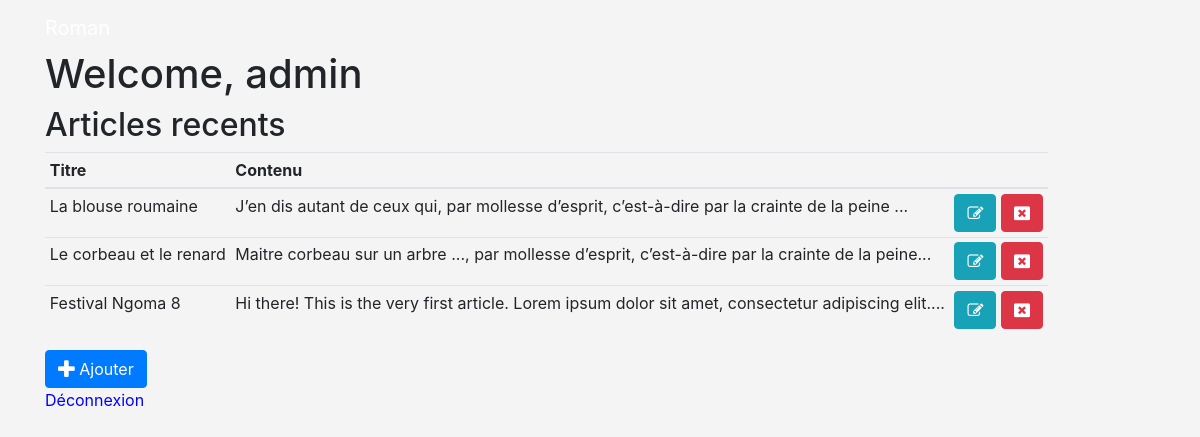
The app's page /index.php?action=admin (signed in) with its own data.
### tables this page shows
create table t_post (
    pst_id integer not null primary key auto_increment,
    pst_auth integer not null,
    pst_title varchar(150) not null,
    pst_content text not null,
    pst_date datetime not null,
    constraint fk_pst_auth foreign key(pst_auth) references t_auth(auth_id) ON DELETE CASCADE
);

### controller/backend.php (called while the page is built, shortened)
<?php
require_once('model/PostManager.php');
function callAdmin() {
  $postManager = new PostManager();
  $posts = $postManager->getPosts();
require('view/backend/adminView.php');
}

### model/PostManager.php (called while the page is built, shortened)
<?php
class PostManager extends Manager
{
  public function getPosts()
  {
    $db_conct = $this->dbConnect();
    $stmt = $db_conct->query('SELECT p.pst_id, a.auth_full_name, a.auth_bio, p.pst_title, p.pst_content, DATE_FORMAT(pst_date, \'%d %M %Y\') AS pst_date_fr
    FROM t_post p
    INNER JOIN t_auth a
    ORDER BY pst_date DESC LIMIT 1, 5');
    return $stmt;
  }
}

### view/backend/adminView.php (the view, shortened to what this page needs)
<h1>Welcome, <?php echo $_SESSION['username']; ?></h1>
<h2>Articles recents</h2>
<table class="table table-hover table-sm table-responsive">
    <thead class="thead-default">
      <tr>
        <th>Titre</th>
        <th>Contenu</th>
        <th></th>
      </tr>
    </thead>
    <?php
    while ($row = $posts->fetch())
    {
    ?>
        <tr>
          <td><?php echo $row['pst_title']; ?></td>
          <td><?php echo substr($row['pst_content'], 0, 100). "..."; ?></td>
          <td>
            <a href="index.php?action=edit&amp;id=<?php echo $row['pst_id']; ?>" class="btn btn-info btn-xs" title="Modifier">
              <i class="fa fa-pencil-square-o"></i>
            </a>
            <button type="button" class="btn btn-danger btn-xs" title="Supprimer" data-toggle="modal"
            data-target="#articleDialog<?php echo $row['pst_id']; ?>"><i class="fa fa-window-close"></i></button>
          </td>
        </tr>
    <?php
    }
    ?>
</table>
<a href="index.php?action=add"><button type="button" name="button" class="btn btn-primary"><i class="fa fa-plus fa-lg"></i> Ajouter</button></a>
<?php require('template.php'); ?>

### public/css/style.css (style rules this page uses)
body { background-color: #f4f4f4; padding: 50px 0px 0px 0px; z-index: 0; }
a { text-decoration: none; }
a { text-decoration: none; color: blue; }

### records on screen
t_post: pst_title "La blouse roumaine", pst_content "J’en dis autant de ceux qui, par mollesse d’esprit, c’est-à-dire par la crainte de la peine"
t_post: pst_title "Le corbeau et le renard", pst_content "Maitre corbeau sur un arbre ..., par mollesse d’esprit, c’est-à-dire par la crainte de la peine"
t_post: pst_title "Festival Ngoma 8", pst_content "Hi there! This is the very first article. Lorem ipsum dolor sit amet, consectetur adipiscing elit."

### other values on screen
$_SESSION['username'] "admin"
